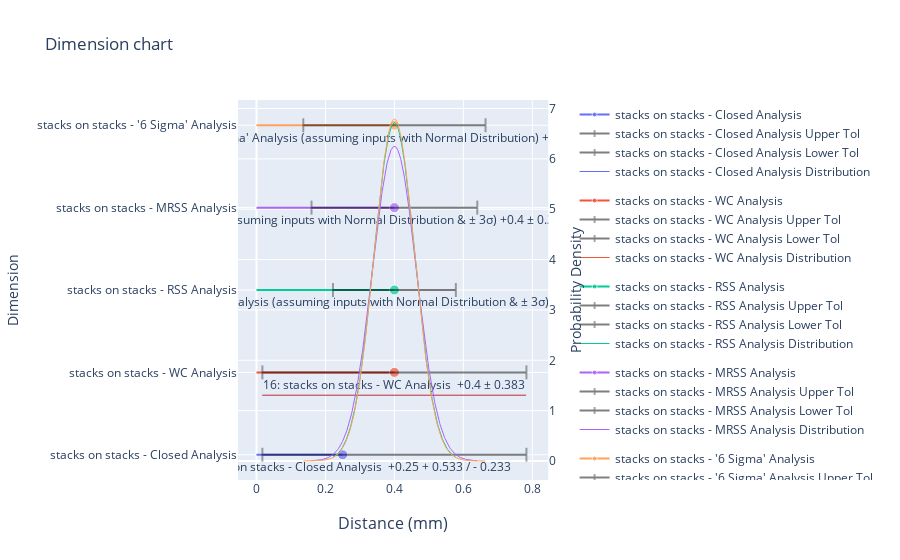

The notebook cell saved with this chart:
### Code cell
ds.plot.StackPlot().add(stack.Closed).add(stack.WC).add(stack.RSS).add(stack.MRSS).add(stack.SixSigma(at=4.5)).show()

### Figure 1 — Plotly figure (JSON) as saved in the notebook; plotly's stock layout.template omitted (floating-point values rounded to 4 significant figures; data arrays with more than 128 entries replaced by an {"elided": "..."} marker saying what was removed)
{"data": [{"legendgroup": "stacks on stacks - Closed Analysis", "line": {"color": "#636EFA", "width": 2}, "marker": {"size": [0, 10]}, "mode": "lines+markers+text", "name": "stacks on stacks - Closed Analysis", "text": ["", "15: stacks on stacks - Closed Analysis  +0.25 + 0.533 / - 0.233"], "textposition": "bottom center", "type": "scatter", "x": [0, 0.25], "y": ["stacks on stacks - Closed Analysis", "stacks on stacks - Closed Analysis"]}, {"legendgroup": "stacks on stacks - Closed Analysis", "line": {"color": "black"}, "marker": {"line": {"color": "black", "width": 2}, "size": [0, 10], "symbol": "line-ns"}, "mode": "lines+markers+text", "name": "stacks on stacks - Closed Analysis Upper Tol", "opacity": 0.5, "type": "scatter", "x": [0.25, 0.017], "y": ["stacks on stacks - Closed Analysis", "stacks on stacks - Closed Analysis"]}, {"legendgroup": "stacks on stacks - Closed Analysis", "line": {"color": "black"}, "marker": {"line": {"color": "black", "width": 2}, "size": [0, 10], "symbol": "line-ns"}, "mode": "lines+markers+text", "name": "stacks on stacks - Closed Analysis Lower Tol", "opacity": 0.5, "type": "scatter", "x": [0.25, 0.783], "y": ["stacks on stacks - Closed Analysis", "stacks on stacks - Closed Analysis"]}, {"legendgroup": "stacks on stacks - Closed Analysis", "line": {"color": "#636EFA", "width": 1}, "name": "stacks on stacks - Closed Analysis Distribution", "type": "scatter", "x": {"elided": "766 float values"}, "xaxis": "x", "y": {"elided": "766 float values"}, "yaxis": "y2"}, {"legendgroup": "stacks on stacks - WC Analysis", "line": {"color": "#EF553B", "width": 2}, "marker": {"size": [0, 10]}, "mode": "lines+markers+text", "name": "stacks on stacks - WC Analysis", "text": ["", "16: stacks on stacks - WC Analysis  +0.4 ± 0.383"], "textposition": "bottom center", "type": "scatter", "x": [0, 0.4], "y": ["stacks on stacks - WC Analysis", "stacks on stacks - WC Analysis"]}, {"legendgroup": "stacks on stacks - WC Analysis", "line": {"color": "black"}, "marker": {"line": {"color": "black", "width": 2}, "size": [0, 10], "symbol": "line-ns"}, "mode": "lines+markers+text", "name": "stacks on stacks - WC Analysis Upper Tol", "opacity": 0.5, "type": "scatter", "x": [0.4, 0.017], "y": ["stacks on stacks - WC Analysis", "stacks on stacks - WC Analysis"]}, {"legendgroup": "stacks on stacks - WC Analysis", "line": {"color": "black"}, "marker": {"line": {"color": "black", "width": 2}, "size": [0, 10], "symbol": "line-ns"}, "mode": "lines+markers+text", "name": "stacks on stacks - WC Analysis Lower Tol", "opacity": 0.5, "type": "scatter", "x": [0.4, 0.783], "y": ["stacks on stacks - WC Analysis", "stacks on stacks - WC Analysis"]}, {"legendgroup": "stacks on stacks - WC Analysis", "line": {"color": "#EF553B", "width": 1}, "name": "stacks on stacks - WC Analysis Distribution", "type": "scatter", "x": {"elided": "766 float values"}, "xaxis": "x", "y": {"elided": "766 float values"}, "yaxis": "y2"}, {"legendgroup": "stacks on stacks - RSS Analysis", "line": {"color": "#00CC96", "width": 2}, "marker": {"size": [0, 10]}, "mode": "lines+markers+text", "name": "stacks on stacks - RSS Analysis", "text": ["", "18: stacks on stacks - RSS Analysis (assuming inputs with Normal Distribution & ± 3σ) +0.4 ± 0.17825 @ ± 3σ & k=0"], "textposition": "bottom center", "type": "scatter", "x": [0, 0.4], "y": ["stacks on stacks - RSS Analysis", "stacks on stacks - RSS Analysis"]}, {"legendgroup": "stacks on stacks - RSS Analysis", "line": {"color": "black"}, "marker": {"line": {"color": "black", "width": 2}, "size": [0, 10], "symbol": "line-ns"}, "mode": "lines+markers+text", "name": "stacks on stacks - RSS Analysis Upper Tol", "opacity": 0.5, "type": "scatter", "x": [0.4, 0.2218], "y": ["stacks on stacks - RSS Analysis", "stacks on stacks - RSS Analysis"]}, {"legendgroup": "stacks on stacks - RSS Analysis", "line": {"color": "black"}, "marker": {"line": {"color": "black", "width": 2}, "size": [0, 10], "symbol": "line-ns"}, "mode": "lines+markers+text", "name": "stacks on stacks - RSS Analysis Lower Tol", "opacity": 0.5, "type": "scatter", "x": [0.4, 0.5782], "y": ["stacks on stacks - RSS Analysis", "stacks on stacks - RSS Analysis"]}, {"legendgroup": "stacks on stacks - RSS Analysis", "line": {"color": "#00CC96", "width": 1}, "name": "stacks on stacks - RSS Analysis Distribution", "type": "scatter", "x": {"elided": "357 float values"}, "xaxis": "x", "y": {"elided": "357 float values"}, "yaxis": "y2"}, {"legendgroup": "stacks on stacks - MRSS Analysis", "line": {"color": "#AB63FA", "width": 2}, "marker": {"size": [0, 10]}, "mode": "lines+markers+text", "name": "stacks on stacks - MRSS Analysis", "text": ["", "20: stacks on stacks - MRSS Analysis (assuming inputs with Normal Distribution & ± 3σ) +0.4 ± 0.24046 @ ± 3.7669270447909926σ & k=0"], "textposition": "bottom center", "type": "scatter", "x": [0, 0.4], "y": ["stacks on stacks - MRSS Analysis", "stacks on stacks - MRSS Analysis"]}, {"legendgroup": "stacks on stacks - MRSS Analysis", "line": {"color": "black"}, "marker": {"line": {"color": "black", "width": 2}, "size": [0, 10], "symbol": "line-ns"}, "mode": "lines+markers+text", "name": "stacks on stacks - MRSS Analysis Upper Tol", "opacity": 0.5, "type": "scatter", "x": [0.4, 0.1595], "y": ["stacks on stacks - MRSS Analysis", "stacks on stacks - MRSS Analysis"]}, {"legendgroup": "stacks on stacks - MRSS Analysis", "line": {"color": "black"}, "marker": {"line": {"color": "black", "width": 2}, "size": [0, 10], "symbol": "line-ns"}, "mode": "lines+markers+text", "name": "stacks on stacks - MRSS Analysis Lower Tol", "opacity": 0.5, "type": "scatter", "x": [0.4, 0.6405], "y": ["stacks on stacks - MRSS Analysis", "stacks on stacks - MRSS Analysis"]}, {"legendgroup": "stacks on stacks - MRSS Analysis", "line": {"color": "#AB63FA", "width": 1}, "name": "stacks on stacks - MRSS Analysis Distribution", "type": "scatter", "x": {"elided": "481 float values"}, "xaxis": "x", "y": {"elided": "481 float values"}, "yaxis": "y2"}, {"legendgroup": "stacks on stacks - '6 Sigma' Analysis", "line": {"color": "#FFA15A", "width": 2}, "marker": {"size": [0, 10]}, "mode": "lines+markers+text", "name": "stacks on stacks - '6 Sigma' Analysis", "text": ["", "22: stacks on stacks - '6 Sigma' Analysis (assuming inputs with Normal Distribution) +0.4 ± 0.26433 @ ± 4.5σ & k=0"], "textposition": "bottom center", "type": "scatter", "x": [0, 0.4], "y": ["stacks on stacks - '6 Sigma' Analysis", "stacks on stacks - '6 Sigma' Analysis"]}, {"legendgroup": "stacks on stacks - '6 Sigma' Analysis", "line": {"color": "black"}, "marker": {"line": {"color": "black", "width": 2}, "size": [0, 10], "symbol": "line-ns"}, "mode": "lines+markers+text", "name": "stacks on stacks - '6 Sigma' Analysis Upper Tol", "opacity": 0.5, "type": "scatter", "x": [0.4, 0.1357], "y": ["stacks on stacks - '6 Sigma' Analysis", "stacks on stacks - '6 Sigma' Analysis"]}, {"legendgroup": "stacks on stacks - '6 Sigma' Analysis", "line": {"color": "black"}, "marker": {"line": {"color": "black", "width": 2}, "size": [0, 10], "symbol": "line-ns"}, "mode": "lines+markers+text", "name": "stacks on stacks - '6 Sigma' Analysis Lower Tol", "opacity": 0.5, "type": "scatter", "x": [0.4, 0.6643], "y": ["stacks on stacks - '6 Sigma' Analysis", "stacks on stacks - '6 Sigma' Analysis"]}, {"legendgroup": "stacks on stacks - '6 Sigma' Analysis", "line": {"color": "#FFA15A", "width": 1}, "name": "stacks on stacks - '6 Sigma' Analysis Distribution", "type": "scatter", "x": {"elided": "529 float values"}, "xaxis": "x", "y": {"elided": "529 float values"}, "yaxis": "y2"}], "layout": {"annotations": [{"font": {"size": 16}, "showarrow": false, "text": "Distance (mm)", "x": 0.47, "xanchor": "center", "xref": "paper", "y": 0, "yanchor": "top", "yref": "paper", "yshift": -30}], "title": {"text": "Dimension chart"}, "xaxis": {"anchor": "y", "domain": [0, 0.94]}, "yaxis": {"anchor": "x", "domain": [0, 1], "title": {"text": "Dimension"}}, "yaxis2": {"anchor": "x", "overlaying": "y", "side": "right", "title": {"text": "Probability Density"}}}}
